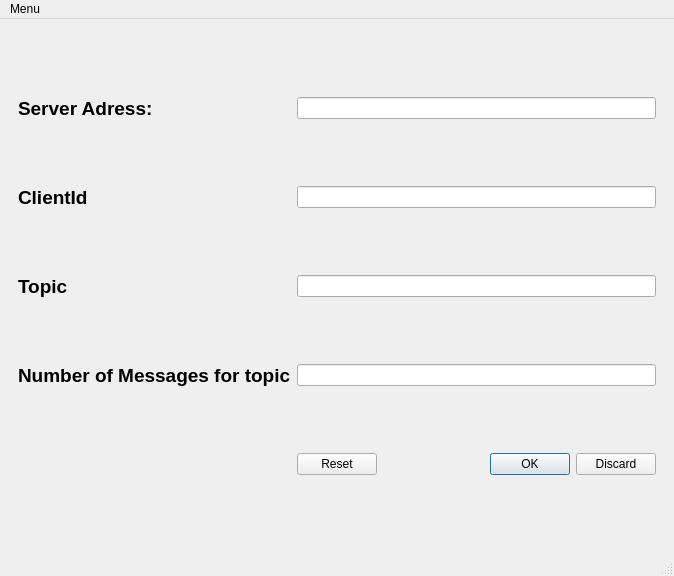
<?xml version="1.0" encoding="UTF-8"?>
<ui version="4.0">
 <class>MainWindow</class>
 <widget class="QMainWindow" name="MainWindow">
  <property name="geometry">
   <rect>
    <x>0</x>
    <y>0</y>
    <width>674</width>
    <height>576</height>
   </rect>
  </property>
  <property name="windowTitle">
   <string>MainWindow</string>
  </property>
  <widget class="QWidget" name="centralwidget">
   <layout class="QGridLayout" name="gridLayout">
    <item row="0" column="0">
     <widget class="QStackedWidget" name="stackedWidget">
      <widget class="QWidget" name="menutopic">
       <layout class="QGridLayout" name="gridLayout_2">
        <item row="1" column="1">
         <widget class="QLineEdit" name="m_client"/>
        </item>
        <item row="3" column="0">
         <widget class="QLabel" name="numMess">
          <property name="font">
           <font>
            <pointsize>14</pointsize>
            <weight>75</weight>
            <bold>true</bold>
           </font>
          </property>
          <property name="text">
           <string>Number of Messages for topic</string>
          </property>
         </widget>
        </item>
        <item row="3" column="1">
         <widget class="QLineEdit" name="m_num"/>
        </item>
        <item row="2" column="0">
         <widget class="QLabel" name="topic">
          <property name="font">
           <font>
            <pointsize>14</pointsize>
            <weight>75</weight>
            <bold>true</bold>
           </font>
          </property>
          <property name="text">
           <string>Topic</string>
          </property>
         </widget>
        </item>
        <item row="2" column="1">
         <widget class="QLineEdit" name="m_topic"/>
        </item>
        <item row="0" column="0">
         <widget class="QLabel" name="serveradress">
          <property name="font">
           <font>
            <pointsize>14</pointsize>
            <weight>75</weight>
            <bold>true</bold>
           </font>
          </property>
          <property name="text">
           <string>Server Adress:</string>
          </property>
         </widget>
        </item>
        <item row="1" column="0">
         <widget class="QLabel" name="clientid">
          <property name="font">
           <font>
            <pointsize>14</pointsize>
            <weight>75</weight>
            <bold>true</bold>
           </font>
          </property>
          <property name="text">
           <string>ClientId</string>
          </property>
         </widget>
        </item>
        <item row="0" column="1">
         <widget class="QLineEdit" name="m_server"/>
        </item>
        <item row="4" column="1">
         <widget class="QDialogButtonBox" name="buttonBox">
          <property name="standardButtons">
           <set>QDialogButtonBox::Discard|QDialogButtonBox::Ok|QDialogButtonBox::Reset</set>
          </property>
          <property name="centerButtons">
           <bool>false</bool>
          </property>
         </widget>
        </item>
       </layout>
      </widget>
      <widget class="QWidget" name="page">
       <layout class="QGridLayout" name="gridLayout_4">
        <item row="0" column="0">
         <widget class="QListWidget" name="listWidget"/>
        </item>
       </layout>
      </widget>
      <widget class="QWidget" name="topicsubsribe">
       <layout class="QGridLayout" name="gridLayout_3">
        <item row="0" column="0">
         <widget class="QTreeWidget" name="treeWidget">
          <column>
           <property name="text">
            <string notr="true">1</string>
           </property>
          </column>
         </widget>
        </item>
       </layout>
      </widget>
     </widget>
    </item>
   </layout>
  </widget>
  <widget class="QMenuBar" name="menubar">
   <property name="geometry">
    <rect>
     <x>0</x>
     <y>0</y>
     <width>674</width>
     <height>27</height>
    </rect>
   </property>
   <widget class="QMenu" name="menuEntries">
    <property name="title">
     <string>Menu</string>
    </property>
    <addaction name="actionAdd"/>
    <addaction name="actionDashboard"/>
    <addaction name="actionaddSubscription"/>
    <addaction name="actionshowList"/>
   </widget>
   <addaction name="menuEntries"/>
  </widget>
  <widget class="QStatusBar" name="statusbar"/>
  <action name="actionAdd">
   <property name="text">
    <string>Subsribe</string>
   </property>
  </action>
  <action name="actionDashboard">
   <property name="text">
    <string>Dashboard</string>
   </property>
  </action>
  <action name="actionaddSubscription">
   <property name="text">
    <string>add Subscription</string>
   </property>
  </action>
  <action name="actionshowList">
   <property name="text">
    <string>showList</string>
   </property>
  </action>
 </widget>
 <resources/>
 <connections/>
</ui>
